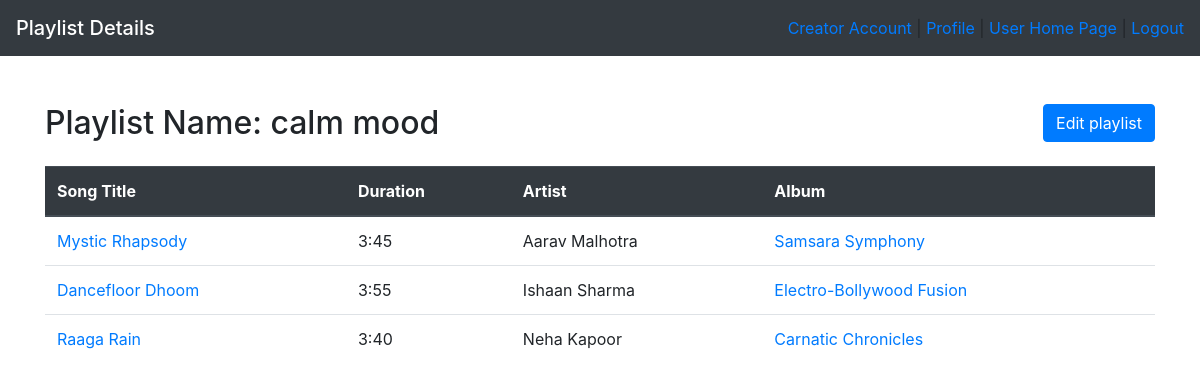
The page /Arshpreet/playlist/1 on the database its author committed.
### application/models.py (models this page shows)
class Playlist(db.Model):
    __tablename__ = "playlist"
    playlist_id = db.Column(db.Integer, primary_key=True, autoincrement = True)
    playlist_name = db.Column(db.String(100), nullable=False)
    user_id = db.Column(db.Integer, db.ForeignKey('user.user_id'), nullable=False)
    songs = db.relationship('PlaylistSong', backref='playlist', foreign_keys='PlaylistSong.playlist_id')

class Song(db.Model):
    __tablename__ = "song"
    song_id = db.Column(db.Integer, primary_key=True, autoincrement = True)
    song_name = db.Column(db.String(100), nullable=False)
    lyrics = db.Column(db.Text, nullable=False)
    duration = db.Column(db.Integer, nullable=False)
    date_created = db.Column(db.DateTime, nullable=False)
    album_id = db.Column(db.Integer, db.ForeignKey('album.album_id'), nullable=False)
    ratings = db.relationship('Rating', backref='song', foreign_keys='Rating.song_id', cascade = 'delete')
    playlists = db.relationship('PlaylistSong', backref='song', foreign_keys='PlaylistSong.song_id')
    flagged = db.Column(db.Boolean, nullable=False, default=False)

class User(db.Model):
    __tablename__ = "user"
    user_id = db.Column(db.Integer, primary_key=True, autoincrement = True)
    username = db.Column(db.String(80), unique=True, nullable=False)
    password = db.Column(db.String(100), nullable=False)
    user_type = db.Column(db.String(10), nullable=False, default='user')
    playlists = db.relationship('Playlist', backref='owner', foreign_keys='Playlist.user_id', cascade = 'delete')
    ratings = db.relationship('Rating', backref='user', foreign_keys='Rating.user_id', cascade = 'delete')

class Album(db.Model):
    __tablename__ = "album"
    album_id = db.Column(db.Integer, primary_key=True, autoincrement = True)
    album_name = db.Column(db.String(100), nullable=False)
    genre = db.Column(db.String(50), nullable=False)
    artist = db.Column(db.Integer, db.ForeignKey('creator.creator_id'), nullable=False)
    songs = db.relationship('Song', backref='album', foreign_keys='Song.album_id', cascade = 'delete')

### application/controllers.py (the view)
@app.route("/<string:username>/playlist/<int:playlist_id>")
def playlist_page(username,playlist_id):
    details = []
    playlist_data = Playlist.query.filter_by(playlist_id = playlist_id).first()
    playlist_songs = PlaylistSong.query.filter_by(playlist_id = playlist_id)
    for i in playlist_songs:
        song_detail = Song.query.filter_by(song_id = i.song_id, flagged = False).first()
        album_detail = Album.query.filter_by(album_id = song_detail.album_id).first()
        creator_detail = Creator.query.filter_by(creator_id = album_detail.artist).first()
        x = User.query.filter_by(user_id = creator_detail.user_id).first()
        details.append((song_detail.song_name, song_detail.duration, x.username ,album_detail.album_name,song_detail.song_id,album_detail.album_id))
    return render_template("playlist.html",username=username, details = details,name = playlist_data.playlist_name, playlist_id = playlist_id)

### templates/playlist.html (shortened to what this page needs)
<!DOCTYPE html>
<html lang="en">
<head>
    <link rel="stylesheet" href="https://maxcdn.bootstrapcdn.com/bootstrap/4.5.2/css/bootstrap.min.css">
    <link rel="stylesheet" href="https://cdnjs.cloudflare.com/ajax/libs/font-awesome/5.15.3/css/all.min.css">
</head>
<body>
    <nav class="navbar navbar-dark bg-dark">
        <span class="navbar-brand mb-0 h1">Playlist Details</span>
        <div class="ml-auto">
            <a href="/{{ username }}/creator_register">Creator Account</a> | <a href="/{{ username }}/user_profile">Profile</a> | <a href="/{{ username }}/user_home_page">User Home Page</a> | <a href="/">Logout</a>
        </div>
    </nav>
<div class="container py-5">
    <div class="d-flex justify-content-between align-items-center mb-4">
        <h2 class="mb-0">Playlist Name: {{ name }}</h2>
        <a href = "/{{ username }}/edit_playlist/{{playlist_id}}" class="btn btn-primary" type="button">Edit playlist</a>
    </div>
    <table class="table">
        <thead class="thead-dark">
            <tr>
                <th scope="col">Song Title</th>
                <th scope="col">Duration</th>
                <th scope="col">Artist</th>
                <th scope="col">Album</th>
            </tr>
        </thead>
        <tbody>
            {% for detail in details %}
            <tr>
                <td><a href='/{{ username }}/song/{{detail[4]}}'>{{detail[0]}}</a></td>
                <td>{{detail[1]}}</td>
                <td>{{detail[2]}}</td>
                <td><a href='/{{ username }}/album/{{detail[5]}}'>{{detail[3]}}</a></td>
            </tr>
            {% endfor %}
        </tbody>
    </table>
</div>
</body>
</html>

### rows shown on the page
Playlist: playlist_name "calm mood"
Song: song_name "Mystic Rhapsody", duration "3:45"
User: username "Aarav Malhotra"
Album: album_name "Samsara Symphony"
Song: song_name "Dancefloor Dhoom", duration "3:55"
User: username "Ishaan Sharma"
Album: album_name "Electro-Bollywood Fusion"
Song: song_name "Raaga Rain", duration "3:40"
User: username "Neha Kapoor"
Album: album_name "Carnatic Chronicles"
